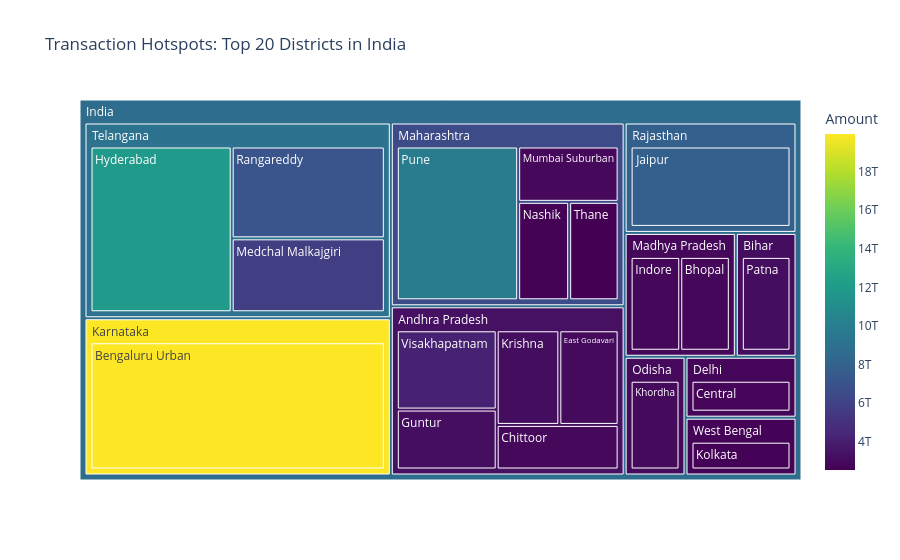

Notebook code for this chart:
### Markdown cell above
#### Chart - 5: Transaction Hotspots by District

### Code cell
# Chart - 5 visualization code
# Multivariate Analysis: State -> District -> Transaction Amount
# We will look at the top 20 performing districts overall
df_map_top = df_map_trans.groupby(['State', 'District'])['Amount'].sum().reset_index()
df_map_top = df_map_top.sort_values(by='Amount', ascending=False).head(20)

fig5 = px.treemap(df_map_top, path=[px.Constant("India"), 'State', 'District'], 
                 values='Amount', color='Amount',
                 title='Transaction Hotspots: Top 20 Districts in India',
                 color_continuous_scale='Viridis')
fig5.update_traces(root_color="lightgrey")
fig5.show()

### Figure 1 — Plotly figure (JSON) as saved in the notebook; plotly's stock layout.template omitted (floating-point values rounded to 4 significant figures)
{"data": [{"branchvalues": "total", "customdata": [[19940000000000.0], [11910000000000.0], [9730000000000.0], [7854000000000.0], [7155000000000.0], [5759000000000.0], [4199000000000.0], [3175000000000.0], [3143000000000.0], [3111000000000.0], [2992000000000.0], [2975000000000.0], [2899000000000.0], [2884000000000.0], [2851000000000.0], [2849000000000.0], [2800000000000.0], [2655000000000.0], [2618000000000.0], [2540000000000.0], [19940000000000.0], [9111000000000.0], [6543000000000.0], [7854000000000.0], [3344000000000.0], [3111000000000.0], [2992000000000.0], [2850000000000.0], [2800000000000.0], [2655000000000.0], [8711000000000.0]], "domain": {"x": [0, 1], "y": [0, 1]}, "hovertemplate": "labels=%{label}<br>Amount_sum=%{value}<br>parent=%{parent}<br>id=%{id}<br>Amount=%{color}<extra></extra>", "ids": ["India/Karnataka/Bengaluru Urban", "India/Telangana/Hyderabad", "India/Maharashtra/Pune", "India/Rajasthan/Jaipur", "India/Telangana/Rangareddy", "India/Telangana/Medchal Malkajgiri", "India/Andhra Pradesh/Visakhapatnam", "India/Andhra Pradesh/Guntur", "India/Andhra Pradesh/Krishna", "India/Bihar/Patna", "India/Odisha/Khordha", "India/Andhra Pradesh/East Godavari", "India/Maharashtra/Mumbai Suburban", "India/Andhra Pradesh/Chittoor", "India/Madhya Pradesh/Indore", "India/Madhya Pradesh/Bhopal", "India/Delhi/Central", "India/West Bengal/Kolkata", "India/Maharashtra/Nashik", "India/Maharashtra/Thane", "India/Karnataka", "India/Telangana", "India/Maharashtra", "India/Rajasthan", "India/Andhra Pradesh", "India/Bihar", "India/Odisha", "India/Madhya Pradesh", "India/Delhi", "India/West Bengal", "India"], "labels": ["Bengaluru Urban", "Hyderabad", "Pune", "Jaipur", "Rangareddy", "Medchal Malkajgiri", "Visakhapatnam", "Guntur", "Krishna", "Patna", "Khordha", "East Godavari", "Mumbai Suburban", "Chittoor", "Indore", "Bhopal", "Central", "Kolkata", "Nashik", "Thane", "Karnataka", "Telangana", "Maharashtra", "Rajasthan", "Andhra Pradesh", "Bihar", "Odisha", "Madhya Pradesh", "Delhi", "West Bengal", "India"], "marker": {"coloraxis": "coloraxis", "colors": [19940000000000.0, 11910000000000.0, 9730000000000.0, 7854000000000.0, 7155000000000.0, 5759000000000.0, 4199000000000.0, 3175000000000.0, 3143000000000.0, 3111000000000.0, 2992000000000.0, 2975000000000.0, 2899000000000.0, 2884000000000.0, 2851000000000.0, 2849000000000.0, 2800000000000.0, 2655000000000.0, 2618000000000.0, 2540000000000.0, 19940000000000.0, 9111000000000.0, 6543000000000.0, 7854000000000.0, 3344000000000.0, 3111000000000.0, 2992000000000.0, 2850000000000.0, 2800000000000.0, 2655000000000.0, 8711000000000.0]}, "name": "", "parents": ["India/Karnataka", "India/Telangana", "India/Maharashtra", "India/Rajasthan", "India/Telangana", "India/Telangana", "India/Andhra Pradesh", "India/Andhra Pradesh", "India/Andhra Pradesh", "India/Bihar", "India/Odisha", "India/Andhra Pradesh", "India/Maharashtra", "India/Andhra Pradesh", "India/Madhya Pradesh", "India/Madhya Pradesh", "India/Delhi", "India/West Bengal", "India/Maharashtra", "India/Maharashtra", "India", "India", "India", "India", "India", "India", "India", "India", "India", "India", ""], "root": {"color": "lightgrey"}, "type": "treemap", "values": [19940000000000.0, 11910000000000.0, 9730000000000.0, 7854000000000.0, 7155000000000.0, 5759000000000.0, 4199000000000.0, 3175000000000.0, 3143000000000.0, 3111000000000.0, 2992000000000.0, 2975000000000.0, 2899000000000.0, 2884000000000.0, 2851000000000.0, 2849000000000.0, 2800000000000.0, 2655000000000.0, 2618000000000.0, 2540000000000.0, 19940000000000.0, 24820000000000.0, 17790000000000.0, 7854000000000.0, 16380000000000.0, 3111000000000.0, 2992000000000.0, 5700000000000.0, 2800000000000.0, 2655000000000.0, 104000000000000.0]}], "layout": {"coloraxis": {"colorbar": {"title": {"text": "Amount"}}, "colorscale": [[0, "#440154"], [0.1111, "#482878"], [0.2222, "#3e4989"], [0.3333, "#31688e"], [0.4444, "#26828e"], [0.5556, "#1f9e89"], [0.6667, "#35b779"], [0.7778, "#6ece58"], [0.8889, "#b5de2b"], [1, "#fde725"]]}, "legend": {"tracegroupgap": 0}, "title": {"text": "Transaction Hotspots: Top 20 Districts in India"}}}
